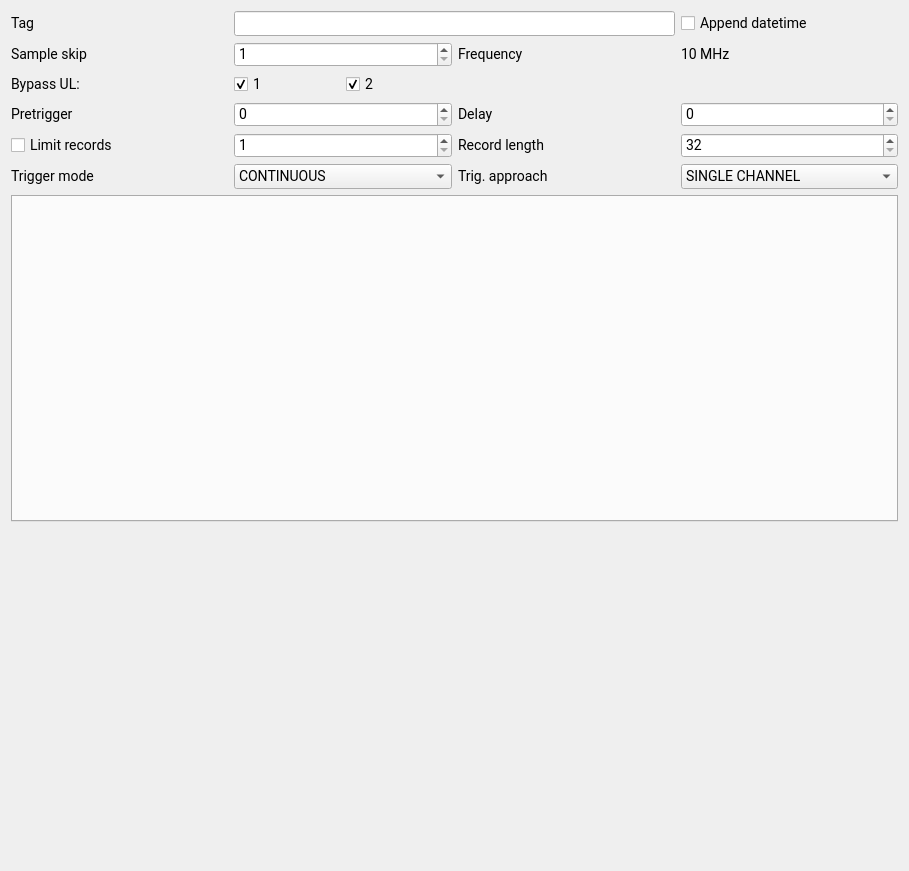
<?xml version="1.0" encoding="UTF-8"?>
<ui version="4.0">
    <class>AcquisitionSettingsSidePanel</class>
    <widget class="QWidget" name="AcquisitionSettingsSidePanel">
        <property name="geometry">
            <rect>
                <x>0</x>
                <y>0</y>
                <width>909</width>
                <height>871</height>
            </rect>
        </property>
        <property name="font">
            <font>
                <family>Roboto</family>
                <pointsize>-1</pointsize>
            </font>
        </property>
        <property name="windowTitle">
            <string>Form</string>
        </property>
        <property name="styleSheet">
            <string notr="true">font-family: Roboto; font-size: 14px;</string>
        </property>
        <layout class="QGridLayout" name="gridLayout" columnstretch="0,0,0,0">
            <property name="sizeConstraint">
                <enum>QLayout::SetDefaultConstraint</enum>
            </property>
            <item row="0" column="0">
                <widget class="QLabel" name="labelTag">
                    <property name="text">
                        <string>Tag</string>
                    </property>
                </widget>
            </item>
            <item row="0" column="1" colspan="2">
                <widget class="QLineEdit" name="acquisitionTag" />
            </item>
            <item row="0" column="3">
                <widget class="QCheckBox" name="appendDatetime">
                    <property name="text">
                        <string>Append datetime</string>
                    </property>
                </widget>
            </item>
            <item row="1" column="0">
                <widget class="QLabel" name="labelSampleSkip">
                    <property name="text">
                        <string>Sample skip</string>
                    </property>
                </widget>
            </item>
            <item row="1" column="1">
                <widget class="QSpinBox" name="sampleSkip">
                    <property name="minimum">
                        <number>1</number>
                    </property>
                    <property name="maximum">
                        <number>65535</number>
                    </property>
                </widget>
            </item>
            <item row="1" column="2">
                <widget class="QLabel" name="labelFrequency">
                    <property name="text">
                        <string>Frequency</string>
                    </property>
                </widget>
            </item>
            <item row="1" column="3">
                <widget class="QLabel" name="frequency">
                    <property name="text">
                        <string>10 MHz</string>
                    </property>
                </widget>
            </item>
            <item row="2" column="0">
                <widget class="QLabel" name="labelBypassUL">
                    <property name="text">
                        <string>Bypass UL:</string>
                    </property>
                </widget>
            </item>
            <item row="2" column="1">
                <layout class="QHBoxLayout" name="horizontalLayout">
                    <item>
                        <widget class="QCheckBox" name="bypassUL1">
                            <property name="text">
                                <string>1</string>
                            </property>
                            <property name="checked">
                                <bool>true</bool>
                            </property>
                        </widget>
                    </item>
                    <item>
                        <widget class="QCheckBox" name="bypassUL2">
                            <property name="text">
                                <string>2</string>
                            </property>
                            <property name="checked">
                                <bool>true</bool>
                            </property>
                        </widget>
                    </item>
                </layout>
            </item>
            <item row="3" column="0">
                <widget class="QLabel" name="labelPretrigger">
                    <property name="text">
                        <string>Pretrigger</string>
                    </property>
                </widget>
            </item>
            <item row="3" column="1">
                <widget class="QSpinBox" name="pretrigger">
                    <property name="maximum">
                        <number>32767</number>
                    </property>
                    <property name="singleStep">
                        <number>4</number>
                    </property>
                </widget>
            </item>
            <item row="3" column="2">
                <widget class="QLabel" name="labelDelay">
                    <property name="text">
                        <string>Delay</string>
                    </property>
                </widget>
            </item>
            <item row="3" column="3">
                <widget class="QSpinBox" name="delay">
                    <property name="maximum">
                        <number>32767</number>
                    </property>
                    <property name="singleStep">
                        <number>4</number>
                    </property>
                </widget>
            </item>
            <item row="4" column="0">
                <widget class="QCheckBox" name="limitRecords">
                    <property name="text">
                        <string>Limit records</string>
                    </property>
                </widget>
            </item>
            <item row="4" column="1">
                <widget class="QSpinBox" name="recordCount">
                    <property name="minimum">
                        <number>1</number>
                    </property>
                    <property name="maximum">
                        <number>2147483647</number>
                    </property>
                </widget>
            </item>
            <item row="4" column="2">
                <widget class="QLabel" name="labelRecordLength">
                    <property name="text">
                        <string>Record length</string>
                    </property>
                </widget>
            </item>
            <item row="4" column="3">
                <widget class="QSpinBox" name="recordLength">
                    <property name="minimum">
                        <number>32</number>
                    </property>
                    <property name="maximum">
                        <number>32767</number>
                    </property>
                    <property name="singleStep">
                        <number>32</number>
                    </property>
                </widget>
            </item>
            <item row="5" column="0">
                <widget class="QLabel" name="labelTriggerMode">
                    <property name="text">
                        <string>Trigger mode</string>
                    </property>
                </widget>
            </item>
            <item row="5" column="1">
                <widget class="QComboBox" name="triggerMode">
                    <item>
                        <property name="text">
                            <string>CONTINUOUS</string>
                        </property>
                    </item>
                    <item>
                        <property name="text">
                            <string>SOFTWARE</string>
                        </property>
                    </item>
                    <item>
                        <property name="text">
                            <string>LEVEL</string>
                        </property>
                    </item>
                    <item>
                        <property name="text">
                            <string>INTERNAL (Experimental)</string>
                        </property>
                    </item>
                    <item>
                        <property name="text">
                            <string>EXTERNAL</string>
                        </property>
                    </item>
                </widget>
            </item>
            <item row="5" column="2">
                <widget class="QLabel" name="labelTriggerApproach">
                    <property name="text">
                        <string>Trig. approach</string>
                    </property>
                </widget>
            </item>
            <item row="5" column="3">
                <widget class="QComboBox" name="triggeringApproach">
                    <item>
                        <property name="text">
                            <string>SINGLE CHANNEL</string>
                        </property>
                    </item>
                    <item>
                        <property name="text">
                            <string>INDIVIDUAL</string>
                        </property>
                    </item>
                </widget>
            </item>
            <item row="6" column="0" colspan="4">
                <widget class="QTabWidget" name="channelTabs">
                    <property name="currentIndex">
                        <number>-1</number>
                    </property>
                </widget>
            </item>
            <item row="7" column="0" colspan="4">
                <widget class="FileSaveSettingsPanel" name="fileSavePanel" native="true">
                    <property name="minimumSize">
                        <size>
                            <width>0</width>
                            <height>0</height>
                        </size>
                    </property>
                </widget>
            </item>
            <item row="8" column="0" colspan="4">
                <widget class="ScopeUpdateSettingsPanel" name="scopeUpdatePanel" native="true" />
            </item>
            <item row="9" column="0" colspan="4">
                <spacer name="verticalSpacer">
                    <property name="orientation">
                        <enum>Qt::Vertical</enum>
                    </property>
                    <property name="sizeHint" stdset="0">
                        <size>
                            <width>20</width>
                            <height>40</height>
                        </size>
                    </property>
                </spacer>
            </item>
        </layout>
    </widget>
    <customwidgets>
        <customwidget>
            <class>FileSaveSettingsPanel</class>
            <extends>QWidget</extends>
            <header location="global">FileSaveSettingsPanel.h</header>
            <container>1</container>
        </customwidget>
        <customwidget>
            <class>ScopeUpdateSettingsPanel</class>
            <extends>QWidget</extends>
            <header location="global">ScopeUpdateSettingsPanel.h</header>
            <container>1</container>
        </customwidget>
    </customwidgets>
    <resources />
    <connections />
</ui>
